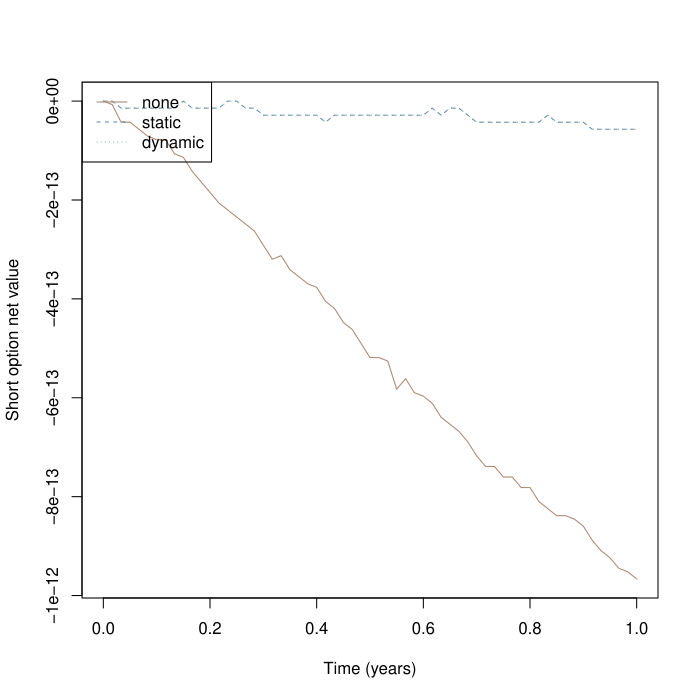

Recreate this plot in R.
pdf('tests/bs-round3/case-6-full.pdf')
# 一份教学欧式期权对应一单位标的；卖出一份，非真实市场预测
# [parameters] 定价与路径波动率一致；允许卖空、分数持仓，无交易成本
S0 <- 130; K <- 100; T <- 1; r <- 0.05; q <- 0; sigma <- 0
N <- 60; interval <- 1; seed <- 2027; type <- "C"
# [validation] 与网页使用同一教学域；不截断超域价格
stopifnot(all(is.finite(c(S0,K,T,r,q,sigma,N,interval,seed))), S0>=.01, S0<=1e5, K>=.01, K<=1e5,
          T>0, T<=10, r >= -0.1, r<=.3, q>=0, q<=1, sigma>=0, sigma<=2,
          N>=1, N<=504, N==floor(N), interval>=1, interval<=504, interval==floor(interval),
          seed>=0, seed<=2147483646, seed==floor(seed), type %in% c("C","P"))
# [delta] 带连续股息的 BS 价格、Delta；到期直接使用支付函数
option <- function(S, tau) {
  if(tau==0) return(c(price=if(type=="C") max(S-K,0) else max(K-S,0), delta=NA_real_, gamma=NA_real_))
  A <- S*exp(-q*tau); D <- K*exp(-r*tau)
  if(sigma==0) {
    if(A==D) stop("Zero volatility kink: Delta is not unique")
    d <- as.numeric(A>D)
    return(c(price=if(type=="C") max(A-D,0) else max(D-A,0), delta=exp(-q*tau)*(d-if(type=="P") 1 else 0), gamma=0))
  }
  d1 <- (log(S/K)+(r-q+sigma^2/2)*tau)/(sigma*sqrt(tau)); d2 <- d1-sigma*sqrt(tau)
  price <- if(type=="C") max(0,A-D,A*pnorm(d1)-D*pnorm(d2)) else max(0,D-A,D*pnorm(-d2)-A*pnorm(-d1))
  delta <- exp(-q*tau)*(pnorm(d1)-if(type=="P") 1 else 0)
  c(price=price, delta=delta, gamma=exp(-q*tau)*dnorm(d1)/(S*sigma*sqrt(tau)))
}
# [path] Park-Miller + Box-Muller，与网页相同的可复现教学随机数
normal_draws <- function(seed, n) {
  state <- seed %% 2147483646 + 1
  uniform <- function() { state <<- (state*16807) %% 2147483647; state/2147483647 }
  vapply(seq_len(n), function(i) sqrt(-2*log(uniform()))*cos(2*pi*uniform()), numeric(1))
}
dt <- T/N
spots <- c(130.00000000000000,130.10837848476342,130.21684732257270,130.32540658875340,130.43405635869391,130.54279670784547,130.65162771172220,130.76054944590120,130.86956198602260,130.97866540778952,131.08785978696824,131.19714519938819,131.30652172094202,131.41598942758566,131.52554839533835,131.63519870028270,131.74494041856477,131.85477362639409,131.96469840004374,132.07471481585037,132.18482295021425,132.29502287959937,132.40531468053348,132.51569842960811,132.62617420347863,132.73674207886435,132.84740213254852,132.95815444137841,133.06899908226532,133.17993613218474,133.29096566817626,133.40208776734372,133.51330250685527,133.62460996394339,133.73601021590488,133.84750334010110,133.95908941395777,134.07076851496527,134.18254072067850,134.29440610871708,134.40636475676530,134.51841674257221,134.63056214395172,134.74280103878257,134.85513350500844,134.96755962063799,135.08007946374494,135.19269311246805,135.30540064501125,135.41820213964368,135.53109767469971,135.64408732857899,135.75717117974659,135.87034930673298,135.98362178813406,136.09698870261130,136.21045012889172,136.32400614576798,136.43765683209844,136.55140226680717,136.66524252888408) # 固定核对路径
stopifnot(length(spots)==N+1, spots[1]==S0, all(is.finite(spots)), all(spots>=.01 & spots<=1e5))
# [time] 期末tau严格为0；三种策略共享同一条路径与同一权利金
values <- t(vapply(0:N,function(i) option(spots[i+1], T*(N-i)/N), numeric(3)))
premium <- values[1,"price"]
run_strategy <- function(strategy) {
  # [initial] 权利金支付股票成本，余款为现金；允许负现金（借款）
  holding <- if(strategy=="none") 0 else values[1,"delta"]
  cash <- premium-holding*S0
  rows <- data.frame(i=0,t=0,tau=T,S=S0,price=premium,delta=values[1,"delta"],gamma=values[1,"gamma"],
    oldHolding=0,holding=holding,quantity=holding,cashBefore=premium,interest=0,dividend=0,
    tradeCash=-holding*S0,cash=cash,net=holding*S0+cash-premium,netDelta=holding-values[1,"delta"],rebalance=FALSE,settlement=0)
  for(i in seq_len(N)) {
    # [interest] 先按连续复利更新现金账户，负现金承担利息
    oldHolding <- holding; interest <- cash*expm1(r*dt)
    # [dividend] 左端点矩形近似，股息期末入账；空头为支出，不额外复利
    dividend <- oldHolding*q*spots[i]*dt
    cashBefore <- cash+interest+dividend
    # [trade] 仅动态策略在约定时点调仓；到期不再构造Delta
    rebalance <- strategy=="dynamic" && i<N && i %% interval==0
    if(rebalance) holding <- values[i+1,"delta"]
    quantity <- holding-oldHolding
    tradeCash <- -quantity*spots[i+1]
    cash <- cashBefore+tradeCash
    # [net] 卖方组合：股票+现金-期权负债；终点price为真实支付
    net <- holding*spots[i+1]+cash-values[i+1,"price"]
    rows <- rbind(rows,data.frame(i=i,t=i*dt,tau=T*(N-i)/N,S=spots[i+1],price=values[i+1,"price"],
      delta=values[i+1,"delta"],gamma=values[i+1,"gamma"],oldHolding=oldHolding,holding=holding,quantity=quantity,
      cashBefore=cashBefore,interest=interest,dividend=dividend,tradeCash=tradeCash,cash=cash,net=net,
      netDelta=if(i==N) NA_real_ else holding-values[i+1,"delta"],rebalance=rebalance,settlement=0))
  }
  rows
}
results <- lapply(c("none","static","dynamic"),run_strategy)
names(results) <- c("none","static","dynamic")
errors <- vapply(results,function(x) tail(x$net,1),numeric(1))
# [settle] 终点表格为清算前账户；卖出所有股票并支付期权后，现金等于净误差
settlement <- lapply(results,function(x) {
  last <- x[nrow(x),]; c(stockLiquidation=last$holding*last$S, optionPayment=-last$price,
    cashBefore=last$cash, finalCash=last$cash+last$holding*last$S-last$price, finalHolding=0)
})
print(errors, digits=12)
print(tail(results$dynamic,3), digits=10)
# [validation] 逐期对账与自融资验证
for(x in results) {
  stopifnot(abs(x$net[1])<1e-8)
  stopifnot(max(abs(x$cash-x$cashBefore-x$tradeCash))<1e-7)
  stopifnot(max(abs(x$net-(x$holding*x$S+x$cash-x$price)))<1e-7)
  stopifnot(max(abs(diff(x$cash)-x$interest[-1]-x$dividend[-1]-x$tradeCash[-1]))<1e-7)
}
# [plot] 相同路径上的三策略；单条路径误差不保证随调仓频率单调改善
matplot((0:N)*dt,do.call(cbind,lapply(results,function(x) x$net)),type="l",lty=1:3,
        col=c("#a98773","#6689a8","#659b8a"),xlab="Time (years)",ylab="Short option net value")
legend("topleft",legend=names(results),lty=1:3,col=c("#a98773","#6689a8","#659b8a"))
# RStudio实践：保持N、seed与其他参数不变，只修改interval后整段重跑。
# 比较errors和逐期账户；更频繁调仓不保证本路径误差单调下降或盈利。

for(k in names(results)) write.table(results[[k]],file=paste0('tests/bs-round3/case-6-full-',k,'.csv'),row.names=FALSE,quote=FALSE,sep=',',na='NA')
dev.off()
